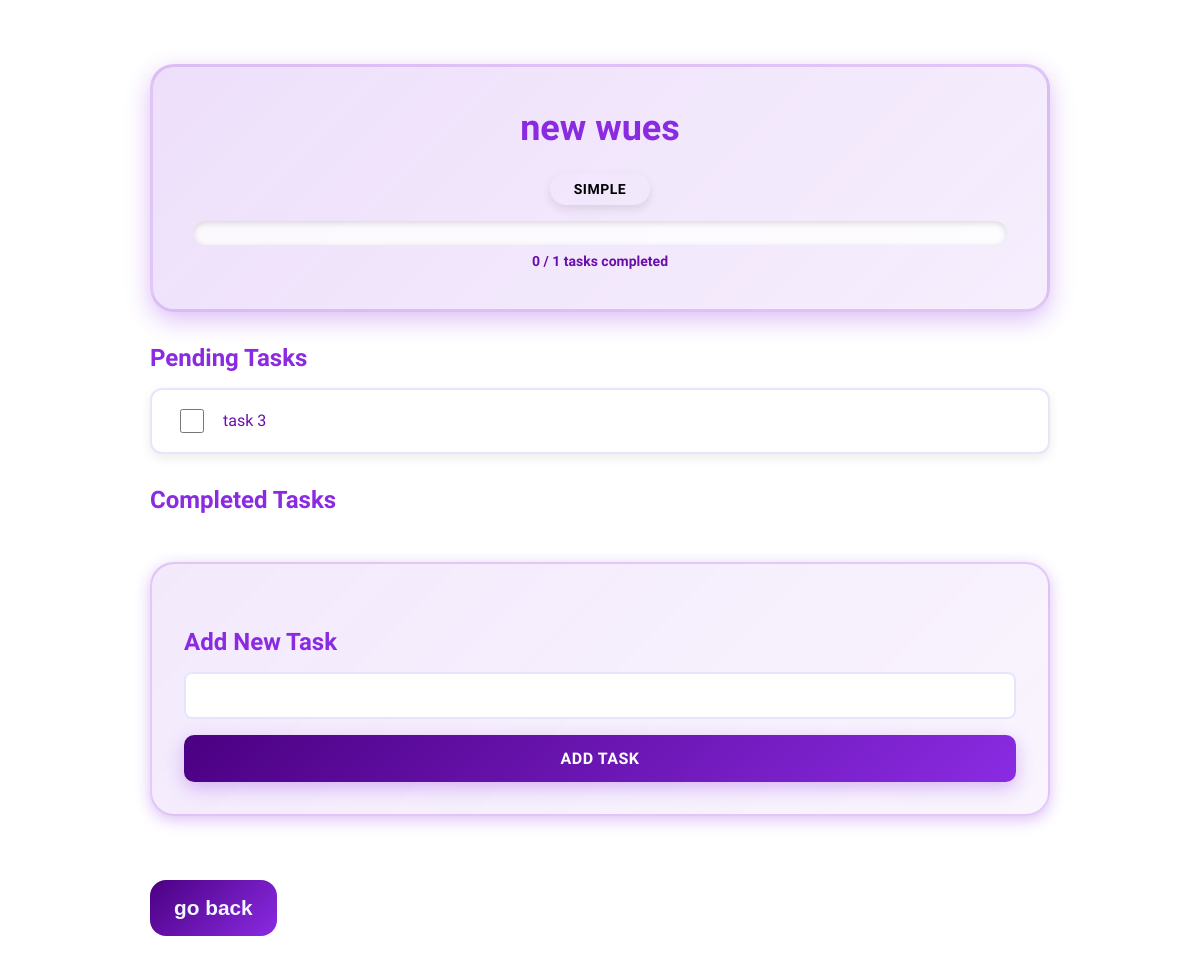
Page /new wues/ (signed in) on the committed database.
### home/models.py (models this page shows, shortened)
class List(models.Model):
    user = models.ForeignKey(User, on_delete=models.CASCADE)
    name = models.CharField(max_length=100)
    difficulty = models.CharField(max_length=50, default='Easy')
    created_at = models.DateTimeField(auto_now_add=True)
    is_completed = models.BooleanField(default=False)

class Task(models.Model):
    list = models.ForeignKey(List, on_delete=models.CASCADE)
    task = models.CharField(max_length=255)
    is_completed = models.BooleanField(default=False)

### home/views.py (the view, shortened to what this page needs)
# urls.py: path('<str:quest_name>/', views.openQuest, name='open_quest'),
@login_required
def openQuest(request, quest_name):
    quest = List.objects.filter(name=quest_name, user=request.user).first()
    if not quest:
        raise Http404("Quest not found")
    quest_tasks = Task.objects.filter(list=quest)
    completed_tasks = quest_tasks.filter(is_completed=True).count()
    total_tasks = quest_tasks.count()
    if total_tasks <= 5:
        xp_gain = 10
        difficulty = 'Simple'
    elif total_tasks <= 15:
        xp_gain = 25
        difficulty = 'Easy'
    elif total_tasks <= 30:
        xp_gain = 45
        difficulty = 'Medium'
    elif total_tasks <= 50:
        xp_gain = 70
        difficulty = 'Hard'
    else:
        xp_gain = 100
        difficulty = 'Extreme'
    if quest.difficulty != difficulty:
        quest.difficulty = difficulty
        quest.save()
    if total_tasks > 0 and completed_tasks == total_tasks and not quest.is_completed:
        quest.is_completed = True
        quest.save()
        profile = request.user.user_profile
        profile.xp += xp_gain
        profile.save()
    taskForm = TaskForm()
    formset = checkboxformset(queryset=quest_tasks)
    return render(request, 'openQuest.html', {
        'quest_tasks': quest_tasks,
        'quest_name': quest.name,
        'taskForm': taskForm,
        'formset': formset,
        'completed_tasks': completed_tasks,
        'total_tasks': total_tasks,
        'difficulty': difficulty
    })

### home/forms.py
class TaskForm(forms.ModelForm):
    class Meta:
        model = Task
        fields = ['task']
        labels = {
            'task': '',
        }

### templates/openQuest.html (shortened to what this page needs)
{% extends "home.html" %}
{% block content %}
<div class="quest-detail-container">
    <div class="quest-header-section">
        <h1 class="quest-title">{{ quest_name }}</h1>
        <div class="quest-meta">
            <span class="difficulty-badge difficulty-{{ difficulty|lower }}">{{ difficulty }}</span>
            <div class="progress-wrapper">
                <progress class="task-progress-bar" value="{{ completed_tasks }}" max="{{ total_tasks }}"></progress>
                <span class="progress-text">{{ completed_tasks }} / {{ total_tasks }} tasks completed</span>
            </div>
        </div>
    </div>
    <form method="POST" id="checkpoints-form">
        <div class="tasks-section">
            <h3 class="section-heading">Pending Tasks</h3>
            <ul class="checkpoints pending-tasks">
                {% for form in formset %}
                    {% if not form.is_completed.value %}
                        <li class="task-item">
                            <label class="task-label">
                                {{ form.is_completed }}
                                <span class="task-text">{{ form.instance.task }}</span>
                            </label>
                        </li>
                    {% endif %}
                {% endfor %}
            </ul>
            <h3 class="section-heading">Completed Tasks</h3>
        </div>
    </form>
    <div class="add-task-section">
        <h3 class="section-heading">Add New Task</h3>
        <form method="POST" class="add-task-form">
            {{ taskForm.as_p }}
            <button type="submit" name="action" value="add_task" class="add-task-btn">Add Task</button>
        </form>
    </div>
    <a href="/home/"><button class="go-back">go back</button></a>
</div>
{% endblock content %}

### static/CSS/style.css (style rules this page uses)
body, html { margin: 0; padding: 0; font-family: "Trirong", serif; overflow-x: hidden; }
:root { --primary-violet: #8A2BE2; --dark-violet: #4B0082; --light-violet: #E6E6FA; --very-light-violet: #F3E6FF; --violet-text: #6A0DAD; --shadow-violet: rgba(138, 43, 226, 0.3); --transition-smooth: all 0.3s ease; }
.quest-detail-container { max-width: 900px; margin: 2rem auto; padding: 2rem; animation: slideUp 0.8s ease forwards; }
.quest-header-section { background: linear-gradient( 135deg, rgba(138, 43, 226, 0.15) 0%, rgba(138, 43, 226, 0.08) 100% ); border-radius: 1.5rem; padding: 2.5rem; margin-bottom: 2rem; border: 3px solid rgba(138, 43, 226, 0.2); box-shadow: 0 8px 25px var(--shadow-violet); }
.quest-title { color: var(--primary-violet); font-size: 36px; font-weight: 800; margin: 0 0 1.5rem 0; text-align: center; }
.quest-meta { display: flex; flex-direction: column; gap: 1rem; align-items: center; }
.difficulty-badge { display: inline-block; padding: 8px 24px; border-radius: 20px; font-size: 14px; font-weight: 700; text-transform: uppercase; letter-spacing: 0.5px; box-shadow: 0 4px 10px rgba(0, 0, 0, 0.1); }
.progress-wrapper { width: 100%; display: flex; flex-direction: column; gap: 0.5rem; align-items: center; }
.task-progress-bar { width: 100%; height: 24px; border-radius: 12px; overflow: hidden; -webkit-appearance: none; appearance: none; }
.progress-text { font-size: 14px; font-weight: 600; color: var(--violet-text); }
.tasks-section { margin-bottom: 2rem; }
.section-heading { color: var(--primary-violet); font-size: 24px; font-weight: 700; margin: 2rem 0 1rem 0; }
.checkpoints { list-style: none; padding: 0; margin: 0; display: flex; flex-direction: column; gap: 1rem; }
.task-item { background: white; border: 2px solid var(--light-violet); border-radius: 12px; padding: 1rem 1.5rem; box-shadow: 0 4px 12px rgba(0, 0, 0, 0.08); transition: var(--transition-smooth); }
.task-label { display: flex; align-items: center; gap: 1rem; cursor: pointer; font-size: 16px; font-weight: 500; color: var(--violet-text); }
.task-label input[type="checkbox"] { width: 24px; height: 24px; cursor: pointer; accent-color: var(--primary-violet); border-radius: 6px; transition: var(--transition-smooth); }
.task-text { flex: 1; line-height: 1.6; }
.add-task-section { background: linear-gradient( 135deg, rgba(138, 43, 226, 0.1) 0%, rgba(138, 43, 226, 0.05) 100% ); border-radius: 1.5rem; padding: 2rem; border: 2px solid rgba(138, 43, 226, 0.2); box-shadow: 0 4px 15px var(--shadow-violet); }
.add-task-form { display: flex; flex-direction: column; gap: 1rem; }
.add-task-form p { margin: 0; display: flex; flex-direction: column; gap: 0.5rem; }
.add-task-form input[type="text"], .add-task-form textarea { padding: 12px 16px; border: 2px solid var(--light-violet); border-radius: 8px; font-size: 16px; font-family: "Trirong", serif; transition: var(--transition-smooth); background-color: white; }
.add-task-btn { padding: 14px 28px; background: linear-gradient( 135deg, var(--dark-violet) 0%, var(--primary-violet) 100% ); color: white; border: none; border-radius: 10px; font-size: 16px; font-weight: 700; cursor: pointer; transition: var(--transition-smooth); box-shadow: 0 6px 18px rgba(138, 43, 226, 0.3); font-family: "Trirong", serif; text-transform: uppercase; letter-spacing: 0.5px; }
.go-back { cursor: pointer; background: linear-gradient( 135deg, var(--dark-violet) 0%, var(--primary-violet) 100% ); border: none; padding: 1rem 1.5rem; border-radius: 1rem; color: aliceblue; margin-top: 8vh; font-size: 1.3rem; font-weight: 600; }

### rows in the picture
List: name "new wues", difficulty "SIMPLE"
Task: instance.task "task 3"

### other values in the picture
{{ completed_tasks }} "0"
{{ total_tasks }} "1"
